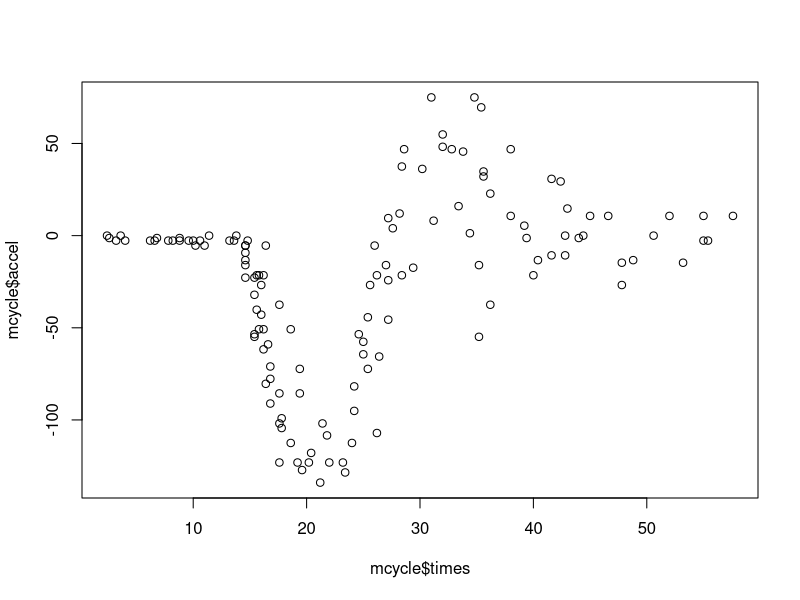
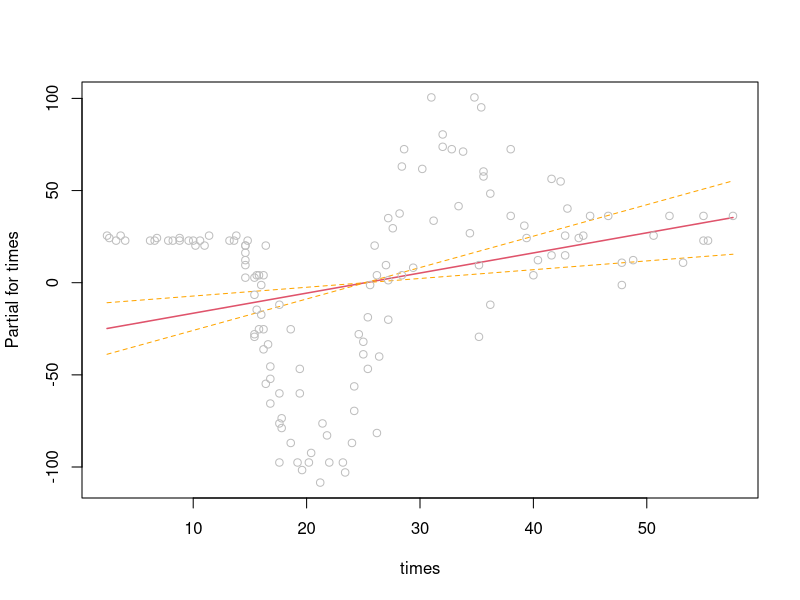
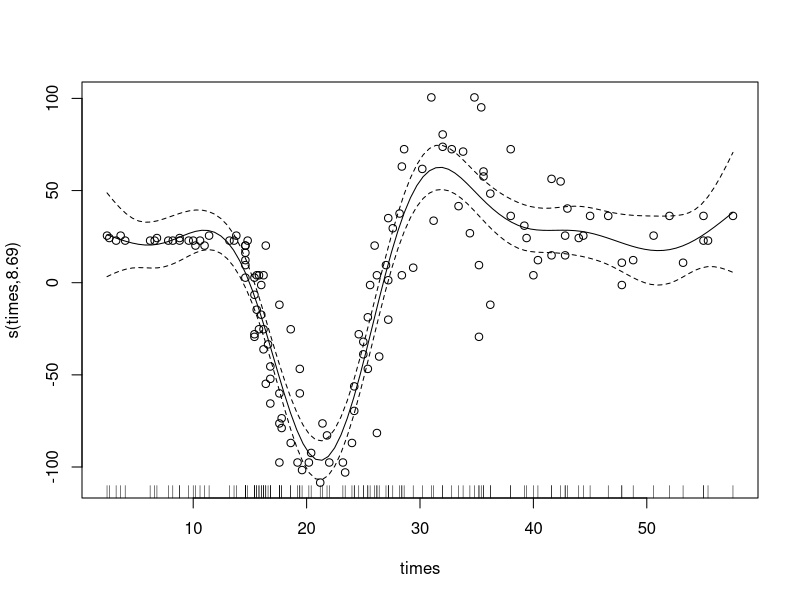
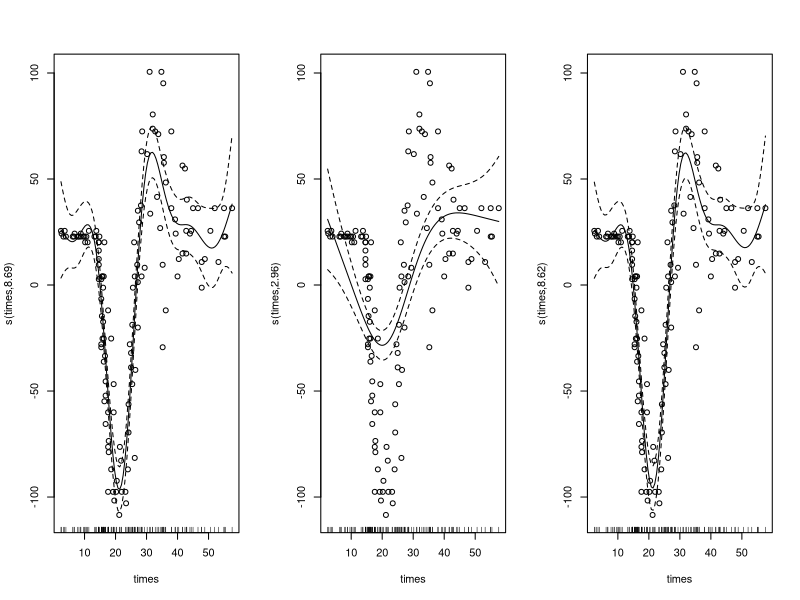
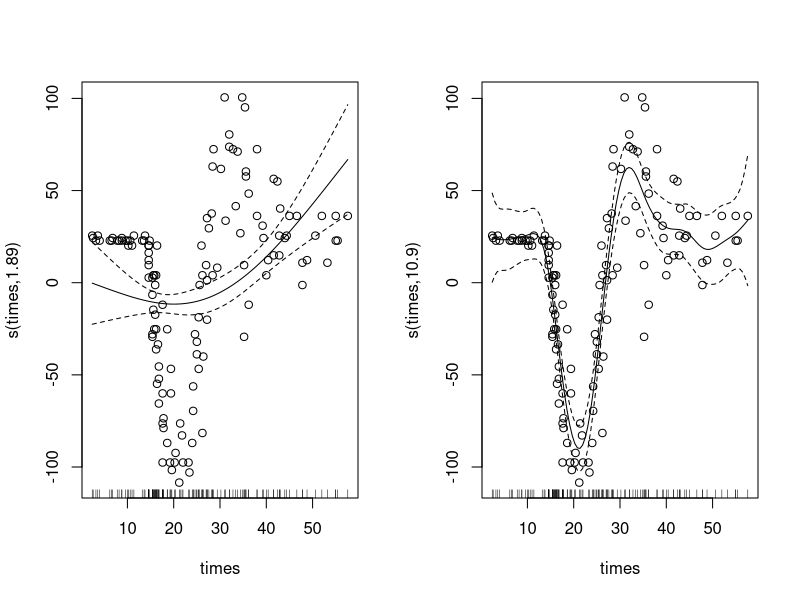
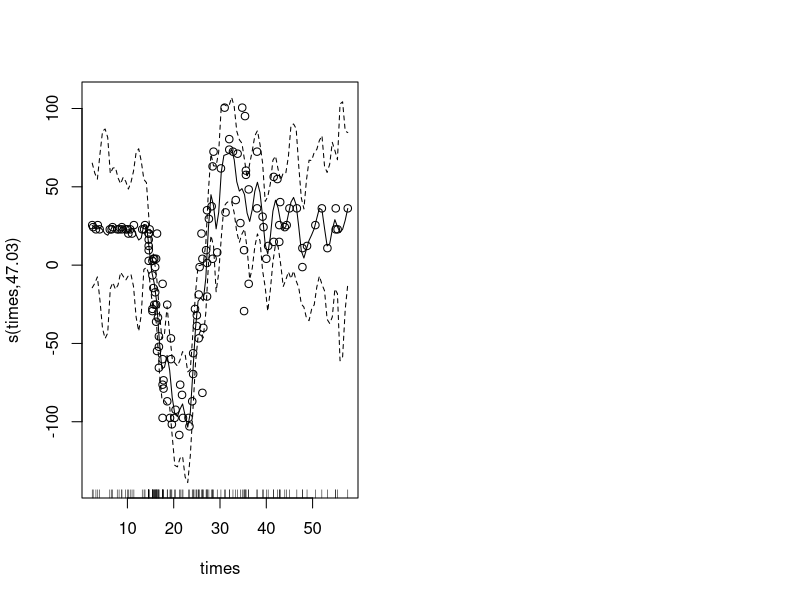

The R source for these figures, in order:
# database
mcycle <- MASS::mcycle
head(mcycle)
plot(mcycle$times, mcycle$accel)


# linear model
lm_mod <- lm(accel~times, data=mcycle)
termplot(lm_mod, partial.resid = T, se=T)

# gam model
library(mgcv)
gam_mod <- gam(accel ~ s(times), data=mcycle )
plot(gam_mod, residuals = T, pch=1)
summary(gam_mod)

# base functions
coef(gam_mod)

# smoothing parameter
# FIT = LIKEHOOD - (LAMBDA)*WIGGLINESS
gm_auto <- gam(accel ~ s(times), data = mcycle)
gm_sp1  <- gam(accel ~ s(times, sp = 0.42), data = mcycle)
gm_reml <- gam(accel ~ s(times), data = mcycle, method = "REML")

par(mfrow = c(1, 3))
plot(gm_auto, residuals = TRUE, pch = 1)
plot(gm_sp1,  residuals = TRUE, pch = 1)
plot(gm_reml, residuals = TRUE, pch = 1)

str(gm_sp1)


# number of basis function

# Fit a GAM with 3 basis functions
gam_mod_k3 <- gam(accel ~ s(times, k = 3), data = mcycle)

# Fit with 20 basis functions
gam_mod_k20 <- gam(accel ~ s(times, k = 20), data = mcycle)

# Visualize the GAMs
par(mfrow = c(1, 2))
plot(gam_mod_k3, residuals = TRUE, pch = 1)
plot(gam_mod_k20, residuals = TRUE, pch = 1)

# visualizing smooth parameter
gm_reml$smooth[[1]]$sp


# Fit the GAM with 50 base
gam_mod_sk <- gam(accel~s(times, k=50), data=mcycle, sp=0.0001)

# Visualize the model
plot(gam_mod_sk, residuals = TRUE, pch = 1)